Frame 1 (no input): blank canvas, image omitted
Frame 60 (no input): blank canvas, image omitted
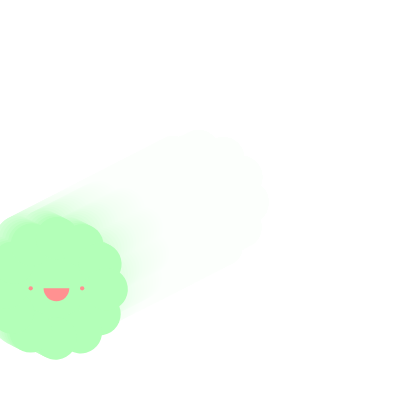
Frame 120 (the mouse pressed at the canvas centre since frame 60)

The p5.js sketch whose frames 1 and 60 were blank and that drew this single picture after the mouse press (run headless with seeded random() and noise() and a simulated clock; from frame 60 on, the mouse is pressed at the canvas centre):

// p5.js sketch
// ── sketch.js
let number = 15;
let cloud = [];


function setup() {
  createCanvas(400, 400);
  colorMode(HSB,100);
  // for (let i = 0; i < number; i++) {
  //   cloud[i] = new Cloud(width/2, height/2, random(50, 100));
  //    // s[i] = random(50, 200);
  // }
  // cloud1 = new Cloud(width/2, height/2, 150);
  // cloud2 = new Cloud(width/4, height/4, 50);
  // cloud3 = new Cloud(width/4, height/4, 50);
}

function draw() {
  background(220,10);
  for (let i = 0; i < cloud.length; i++) {
  // cloud[i] = new Cloud(width/2, height/2, random(50, 100));
  cloud[i].show();
  cloud[i].move();
  cloud[i].bounce();
  cloud[i].color();
  }
//   cloud2.show();
//   cloud2.move();
//   cloud2.bounce();
  
//   cloud3.show();
//   cloud3.move();
//   cloud3.bounce();
}

function mousePressed() {
  cloud.push(new Cloud(mouseX, mouseY, random(50, 100)));
}


class Cloud {
  constructor(x,y,s) {
    this.x = x;
    this.y = y;
    this.s = s;
    this.speedX = random(-5, 5);
    this.speedY = random(-3, 3);
    this.c = random(100);
  }
  color(){
    fill(this.c,30,100);
  }
  show() {
    push();
    translate(this.x, this.y);
    noStroke();
    // fill(random(255),random(255),random(255));
    circle(0, 0, this.s);

    for (let a = 0; a < 2 * PI; a += PI / 6) {
      push();
      translate(0, 0);
      rotate(a);
     
      circle(this.s * 0.5, this.s * 0.3, this.s * 0.5);
      pop();
    }

    fill(random(255),random(255),random(255));
    circle(-this.s * 0.3, 0, this.s * 0.05);
    circle(this.s * 0.3, 0, this.s * 0.05);
    arc(0, 0, this.s * 0.3, this.s * 0.3, 0, PI);
    pop();
  }

  move() {
    this.x += this.speedX;
    this.y += this.speedY;
  }
  bounce(){
    if (this.x < this.s/2 || this.x > width-this.s/2){
      this.speedX = -this.speedX;
    }
    if (this.y < this.s/2 || this.y > height-this.s/2){
      this.speedY = -this.speedY;
    }
  }
}
